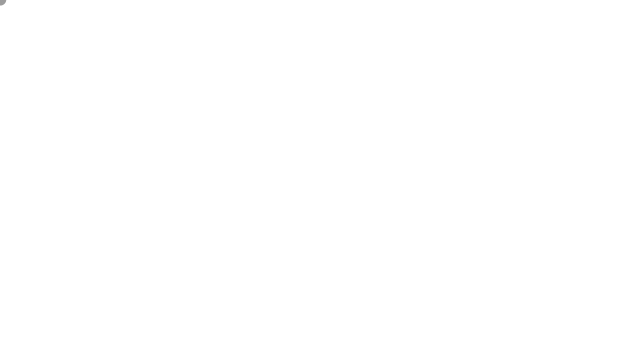
Frame 1 (no input)
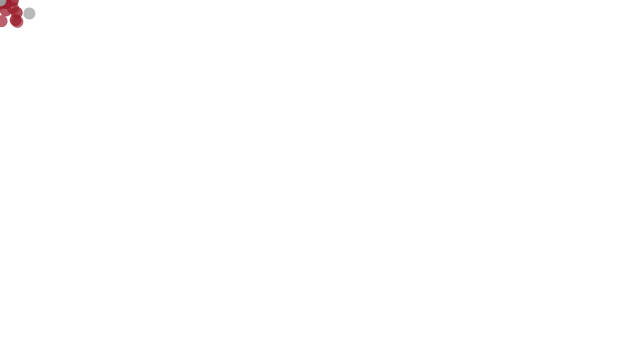
Frame 60 (the mouse pressed at the canvas centre just before this capture)
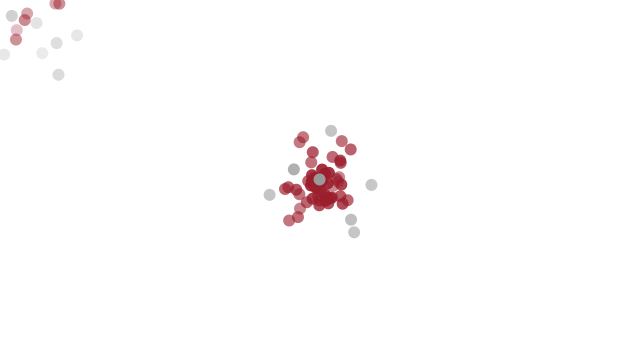
Frame 120 (the mouse held since frame 60 and released just before this capture)

The Processing sketch that drew these frames (run headless with seeded random() and noise(); from frame 60 on, the mouse is pressed at the canvas centre):

// Processing sketch: PS_10
// ── PS_10.pde
PS ps ;

void setup(){
  size(640,360);
  ps = new PS(new PVector(width/2,50));
}

void draw(){
  background(255);
  PVector mouse = new PVector(mouseX, mouseY);
  
  ps.aP(mouse);
  ps.run();
  ps.intersection();

}
// ── PS.pde
class PS {
  ArrayList<Par> ps ;
  
  PS(PVector pos){
    ps = new ArrayList<Par>();
  }
  
  void run(){
    update();
    show();
  }
  
  void aP(PVector o_){
    ps.add(new Par(o_));
  }
  
  void show(){
    for (Par p : ps){
      p.show();
    }
  }
  
  void intersection(){
    for(Par p : ps){
      p.intersect(ps);
    }
  }
  
  void update(){
    for (int i = ps.size()-1; i >=0; i--){
      Par p = ps.get(i);
      p.update();
      if(p.isDead()){
        ps.remove(i);
      }
    }
  }

}
// ── Par.pde

class Par {
   PVector pos, acc, vel ;
   float ls ;
   float r =6 ; 
   boolean HL ;
   
   Par(PVector o_){
     acc = new PVector(0,0.05);
     vel = new PVector (random(-1,1),random(-1,1));
     pos = o_.get();
     ls = 255 ;
   }
   
   void run(){
     update();
     show();
   }
   
   void intersect(ArrayList<Par> ps){
     HL = false ;
     for(Par other : ps){
       if(other != this){
         float d = PVector.dist(other.pos,pos);
         if(d < r + other.r){
           HL = true ; 
         }
       }
     }
   }
   
   void af(PVector f_){
     acc.add(f_);
   }
   
   void update(){
     vel.add(acc);
     pos.add(vel);
     acc.mult(0);
     ls -= 2 ;
   }
   
   void show(){
     noStroke();
     fill(155,ls);
        
     if(HL){
       fill(155,30,45,ls);
     }
     ellipse(pos.x, pos.y, r*2,2*r);
   }
   
   boolean isDead(){
     if(ls< 0){
       return true ;
     }else {
       return false ;
     }
   
   }
}  
